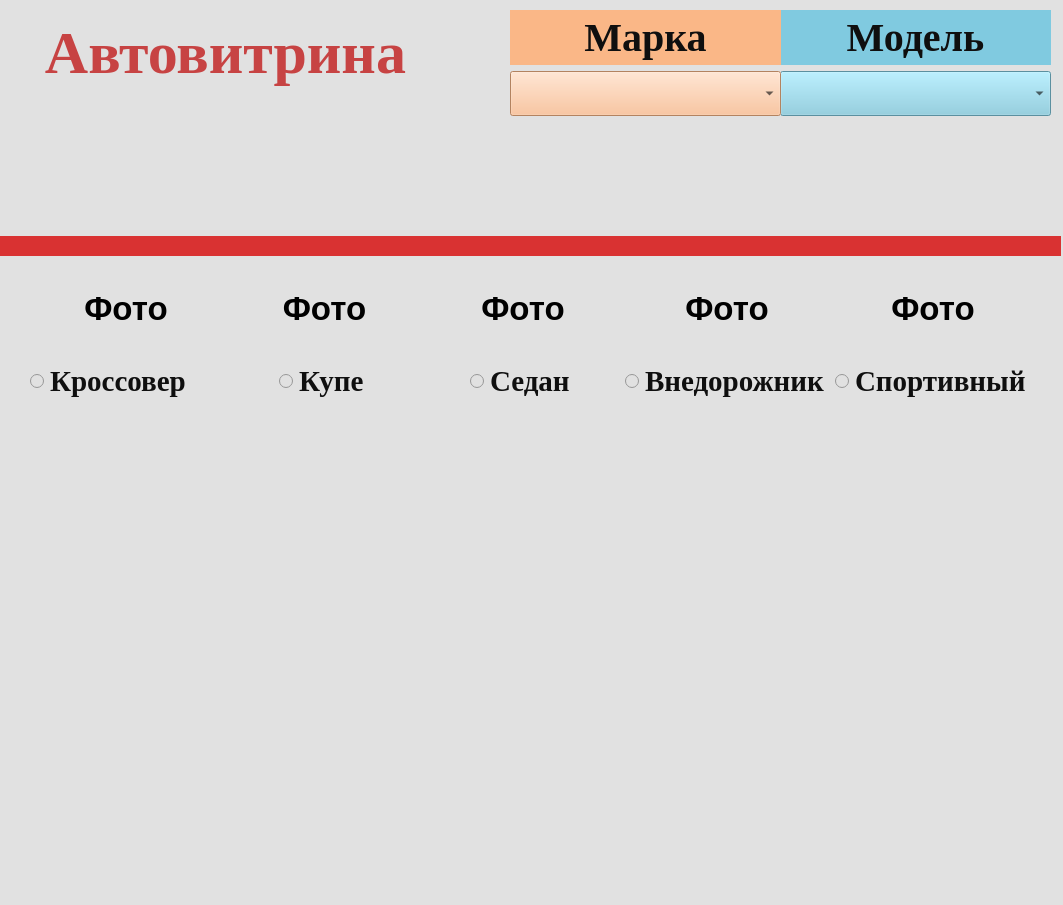
<?xml version="1.0" encoding="UTF-8"?>
<ui version="4.0">
 <class>MainWindow</class>
 <widget class="QMainWindow" name="MainWindow">
  <property name="geometry">
   <rect>
    <x>0</x>
    <y>0</y>
    <width>1063</width>
    <height>905</height>
   </rect>
  </property>
  <property name="windowTitle">
   <string>MainWindow</string>
  </property>
  <property name="styleSheet">
   <string notr="true">background-color: rgb(225, 225, 225);</string>
  </property>
  <property name="animated">
   <bool>true</bool>
  </property>
  <property name="tabShape">
   <enum>QTabWidget::Rounded</enum>
  </property>
  <widget class="QWidget" name="centralwidget">
   <widget class="QWidget" name="layoutWidget">
    <property name="geometry">
     <rect>
      <x>780</x>
      <y>10</y>
      <width>271</width>
      <height>106</height>
     </rect>
    </property>
    <layout class="QVBoxLayout" name="verticalLayout_2">
     <item>
      <widget class="QLabel" name="model_label">
       <property name="font">
        <font>
         <family>Georgia</family>
         <pointsize>30</pointsize>
         <weight>75</weight>
         <italic>false</italic>
         <bold>true</bold>
         <strikeout>false</strikeout>
        </font>
       </property>
       <property name="mouseTracking">
        <bool>false</bool>
       </property>
       <property name="styleSheet">
        <string notr="true">background-color: rgb(128, 202, 224);
color: rgb(15, 15, 15);</string>
       </property>
       <property name="midLineWidth">
        <number>0</number>
       </property>
       <property name="text">
        <string>Модель</string>
       </property>
       <property name="alignment">
        <set>Qt::AlignCenter</set>
       </property>
      </widget>
     </item>
     <item>
      <widget class="QComboBox" name="model_box">
       <property name="font">
        <font>
         <pointsize>25</pointsize>
        </font>
       </property>
       <property name="styleSheet">
        <string notr="true">background-color: rgb(128, 202, 224);
color: rgb(15, 15, 15);</string>
       </property>
      </widget>
     </item>
    </layout>
   </widget>
   <widget class="QWidget" name="layoutWidget">
    <property name="geometry">
     <rect>
      <x>510</x>
      <y>10</y>
      <width>271</width>
      <height>106</height>
     </rect>
    </property>
    <property name="font">
     <font>
      <pointsize>25</pointsize>
     </font>
    </property>
    <layout class="QVBoxLayout" name="verticalLayout_4">
     <item>
      <widget class="QLabel" name="mark_label">
       <property name="font">
        <font>
         <family>Georgia</family>
         <pointsize>30</pointsize>
         <weight>75</weight>
         <italic>false</italic>
         <bold>true</bold>
         <strikeout>false</strikeout>
        </font>
       </property>
       <property name="mouseTracking">
        <bool>false</bool>
       </property>
       <property name="styleSheet">
        <string notr="true">color: rgb(15, 15, 15);
background-color: rgb(250, 183, 135);
</string>
       </property>
       <property name="midLineWidth">
        <number>0</number>
       </property>
       <property name="text">
        <string>Марка</string>
       </property>
       <property name="alignment">
        <set>Qt::AlignCenter</set>
       </property>
      </widget>
     </item>
     <item>
      <widget class="QComboBox" name="mark_box">
       <property name="font">
        <font>
         <pointsize>25</pointsize>
        </font>
       </property>
       <property name="styleSheet">
        <string notr="true">background-color: rgb(250, 183, 135);
color: rgb(15, 15, 15);</string>
       </property>
      </widget>
     </item>
    </layout>
   </widget>
   <widget class="QWidget" name="layoutWidget">
    <property name="geometry">
     <rect>
      <x>30</x>
      <y>260</y>
      <width>1001</width>
      <height>141</height>
     </rect>
    </property>
    <layout class="QHBoxLayout" name="horizontalLayout">
     <item>
      <layout class="QVBoxLayout" name="verticalLayout_3">
       <item>
        <widget class="QLabel" name="crossover_photo">
         <property name="font">
          <font>
           <pointsize>25</pointsize>
           <weight>75</weight>
           <bold>true</bold>
          </font>
         </property>
         <property name="text">
          <string>Фото</string>
         </property>
         <property name="alignment">
          <set>Qt::AlignCenter</set>
         </property>
        </widget>
       </item>
       <item>
        <widget class="QRadioButton" name="crossover_btn">
         <property name="font">
          <font>
           <family>Georgia</family>
           <pointsize>22</pointsize>
           <weight>75</weight>
           <bold>true</bold>
          </font>
         </property>
         <property name="styleSheet">
          <string notr="true">color: rgb(15, 15, 15);</string>
         </property>
         <property name="text">
          <string>Кроссовер</string>
         </property>
        </widget>
       </item>
      </layout>
     </item>
     <item>
      <layout class="QVBoxLayout" name="verticalLayout_5">
       <item>
        <widget class="QLabel" name="kupe_photo">
         <property name="font">
          <font>
           <pointsize>25</pointsize>
           <weight>75</weight>
           <bold>true</bold>
          </font>
         </property>
         <property name="text">
          <string>Фото</string>
         </property>
         <property name="alignment">
          <set>Qt::AlignCenter</set>
         </property>
        </widget>
       </item>
       <item alignment="Qt::AlignHCenter">
        <widget class="QRadioButton" name="kupe_btn">
         <property name="font">
          <font>
           <family>Georgia</family>
           <pointsize>22</pointsize>
           <weight>75</weight>
           <bold>true</bold>
          </font>
         </property>
         <property name="styleSheet">
          <string notr="true">color: rgb(15, 15, 15);</string>
         </property>
         <property name="text">
          <string>Купе</string>
         </property>
        </widget>
       </item>
      </layout>
     </item>
     <item>
      <layout class="QVBoxLayout" name="verticalLayout_6">
       <item>
        <widget class="QLabel" name="sedan_photo">
         <property name="font">
          <font>
           <pointsize>25</pointsize>
           <weight>75</weight>
           <bold>true</bold>
          </font>
         </property>
         <property name="text">
          <string>Фото</string>
         </property>
         <property name="alignment">
          <set>Qt::AlignCenter</set>
         </property>
        </widget>
       </item>
       <item alignment="Qt::AlignHCenter">
        <widget class="QRadioButton" name="sedan_btn">
         <property name="font">
          <font>
           <family>Georgia</family>
           <pointsize>22</pointsize>
           <weight>75</weight>
           <bold>true</bold>
          </font>
         </property>
         <property name="styleSheet">
          <string notr="true">color: rgb(15, 15, 15);</string>
         </property>
         <property name="text">
          <string>Седан</string>
         </property>
        </widget>
       </item>
      </layout>
     </item>
     <item>
      <layout class="QVBoxLayout" name="verticalLayout_7">
       <item>
        <widget class="QLabel" name="jeep_photo">
         <property name="font">
          <font>
           <pointsize>25</pointsize>
           <weight>75</weight>
           <bold>true</bold>
          </font>
         </property>
         <property name="text">
          <string>Фото</string>
         </property>
         <property name="alignment">
          <set>Qt::AlignCenter</set>
         </property>
        </widget>
       </item>
       <item>
        <widget class="QRadioButton" name="jeep_btn">
         <property name="font">
          <font>
           <family>Georgia</family>
           <pointsize>22</pointsize>
           <weight>75</weight>
           <bold>true</bold>
          </font>
         </property>
         <property name="styleSheet">
          <string notr="true">color: rgb(15, 15, 15);</string>
         </property>
         <property name="text">
          <string>Внедорожник</string>
         </property>
        </widget>
       </item>
      </layout>
     </item>
     <item>
      <layout class="QVBoxLayout" name="verticalLayout_8">
       <item>
        <widget class="QLabel" name="sport_photo">
         <property name="font">
          <font>
           <pointsize>25</pointsize>
           <weight>75</weight>
           <bold>true</bold>
          </font>
         </property>
         <property name="text">
          <string>Фото</string>
         </property>
         <property name="alignment">
          <set>Qt::AlignCenter</set>
         </property>
        </widget>
       </item>
       <item>
        <widget class="QRadioButton" name="sport_btn">
         <property name="font">
          <font>
           <family>Georgia</family>
           <pointsize>22</pointsize>
           <weight>75</weight>
           <bold>true</bold>
          </font>
         </property>
         <property name="styleSheet">
          <string notr="true">color: rgb(15, 15, 15);</string>
         </property>
         <property name="text">
          <string>Спортивный</string>
         </property>
        </widget>
       </item>
      </layout>
     </item>
    </layout>
   </widget>
   <widget class="QLabel" name="label_2">
    <property name="geometry">
     <rect>
      <x>0</x>
      <y>236</y>
      <width>1061</width>
      <height>20</height>
     </rect>
    </property>
    <property name="styleSheet">
     <string notr="true">background: #d93232</string>
    </property>
    <property name="text">
     <string/>
    </property>
   </widget>
   <widget class="QWidget" name="">
    <property name="geometry">
     <rect>
      <x>0</x>
      <y>0</y>
      <width>451</width>
      <height>221</height>
     </rect>
    </property>
    <layout class="QVBoxLayout" name="verticalLayout">
     <item>
      <widget class="QLabel" name="label">
       <property name="font">
        <font>
         <family>Georgia</family>
         <pointsize>61</pointsize>
         <weight>75</weight>
         <italic>false</italic>
         <bold>true</bold>
         <underline>false</underline>
        </font>
       </property>
       <property name="styleSheet">
        <string notr="true">color:#c74343</string>
       </property>
       <property name="text">
        <string>&lt;html&gt;&lt;head/&gt;&lt;body&gt;&lt;p&gt;&lt;span style=&quot; font-size:45pt;&quot;&gt;Автовитрина&lt;/span&gt;&lt;/p&gt;&lt;/body&gt;&lt;/html&gt;</string>
       </property>
       <property name="alignment">
        <set>Qt::AlignCenter</set>
       </property>
      </widget>
     </item>
     <item>
      <widget class="QLabel" name="name">
       <property name="font">
        <font>
         <family>Times New Roman</family>
         <pointsize>40</pointsize>
         <weight>75</weight>
         <italic>false</italic>
         <bold>true</bold>
         <strikeout>false</strikeout>
        </font>
       </property>
       <property name="mouseTracking">
        <bool>false</bool>
       </property>
       <property name="text">
        <string/>
       </property>
       <property name="alignment">
        <set>Qt::AlignCenter</set>
       </property>
      </widget>
     </item>
    </layout>
   </widget>
  </widget>
  <widget class="QMenuBar" name="menubar">
   <property name="geometry">
    <rect>
     <x>0</x>
     <y>0</y>
     <width>1063</width>
     <height>21</height>
    </rect>
   </property>
  </widget>
  <widget class="QStatusBar" name="statusbar"/>
 </widget>
 <resources/>
 <connections/>
</ui>
